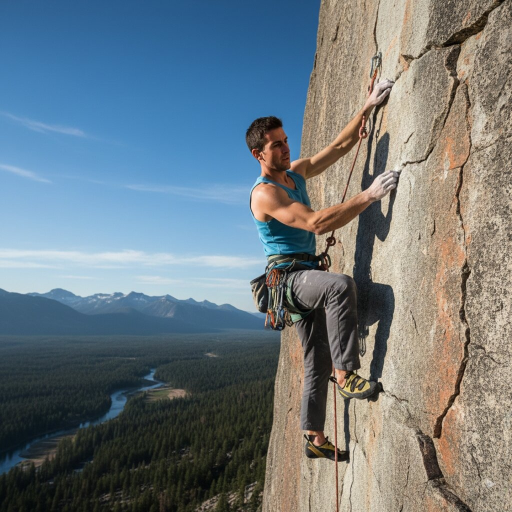
#> input picture images/a3.jpg, 1024 x 1024 px (shown at 1/2 size); its folder holds only this picture in this run
$ python bitstream_features.py   (older library calls are emulated)
#> lines starting #> are read from the running program, lines starting #| are printed output that depends on the picture; after the words box and inside, x2 and y2 are one past the last pixel; in counts of white or black regions, pixels touching at a corner belong together
"""
Bitstream Feature Extraction for AI Image Detection
Extracts DCT coefficients, quantization tables, and compression artifacts
from image files for forensic analysis.

Supported formats
-----------------
  JPEG / JPG  – full DCT + quantisation forensics (original)
  PNG         – PNG filter-type analysis + lossless DCT statistics
  WebP        – decoded as RGB, spatial + frequency forensics
  HEIF / HEIC – decoded via pillow-heif (install separately) or Pillow ≥ 10
  TIFF        – multi-page aware; first frame analysed
  BMP         – lossless; no compression artefacts by definition
"""

import os
import numpy as np
from PIL import Image
import cv2
from scipy.fftpack import dct
from collections import Counter
import warnings
import struct

# ---------------------------------------------------------------------------
# Optional HEIF / HEIC support
# ---------------------------------------------------------------------------
try:
    import pillow_heif  # pip install pillow-heif
    pillow_heif.register_heif_opener()
#> (this line was passed over: pillow_heif is not available in this run)
    _HEIF_AVAILABLE = True
except ImportError:
    _HEIF_AVAILABLE = False


# ---------------------------------------------------------------------------
# Supported format registry
# ---------------------------------------------------------------------------

SUPPORTED_EXTENSIONS = {
    # Lossy
    ".jpg", ".jpeg",
    # Lossless
    ".png",
    # Modern web
    ".webp",
    # Apple / mobile lossless
    ".heic", ".heif",
    # Legacy
    ".tiff", ".tif",
    ".bmp",
}


# [52 lines left out: functions get_image_format, load_image_universal, not called in this run]


class BitstreamFeatureExtractor:
    """Extract forensic features from JPEG, PNG, WebP, HEIC, TIFF, and BMP images."""

    def __init__(self):
        self.feature_names = []

    # Crop size for large images — we take a center crop instead of downscaling.
    # Cropping preserves native JPEG compression artifacts (DCT blocks, quantization).
    # Downscaling destroys these artifacts, making real photos look like AI images.
    CROP_SIZE = 256

    # [21 lines left out: function _to_jpeg_gray, not called in this run]

    def extract_features(self, image_path, _recompress_buf=None):
        """
        Extract 104 forensic features from any supported image format.

        Non-JPEG images are converted to JPEG in memory first so that all
        DCT / quantisation / Benford features are computed on a consistent
        JPEG-compressed representation.

        Parameters
        ----------
        image_path : str
            Path to the source image. Always used for chroma-subsampling
            (reads raw JPEG header bytes from the original file).
        _recompress_buf : BytesIO or None
            If provided, pixel data is loaded from this buffer instead of
            image_path. Used by the training script to simulate social-media
            re-compression augmentation on real images.

        Returns
        -------
        1D numpy array of length 104, or None on failure.
        """
#> called with image_path = 'images/a3.jpg'
        try:
            import io

            # ── Load & centre-crop PIL RGB ─────────────────────────────────
            src = _recompress_buf if _recompress_buf is not None else image_path
            pil_rgb = Image.open(src).convert("RGB")
#> pil_rgb is the input picture: PIL image 1024x1024 RGB; mean R, G, B 109.8, 121.2, 127.3
            w, h = pil_rgb.size
            if w >= self.CROP_SIZE and h >= self.CROP_SIZE:
                left = (w - self.CROP_SIZE) // 2
                top  = (h - self.CROP_SIZE) // 2
                pil_rgb = pil_rgb.crop((left, top,
                                        left + self.CROP_SIZE,
                                        top  + self.CROP_SIZE))
#> pil_rgb: PIL image 256x256 RGB

            # ── Re-encode to JPEG Q95 → grayscale for compression forensics ─
            buf = io.BytesIO()
            pil_rgb.save(buf, format="JPEG", quality=95)
            buf.seek(0)
            gray = np.array(Image.open(buf).convert("L"), dtype=np.uint8)
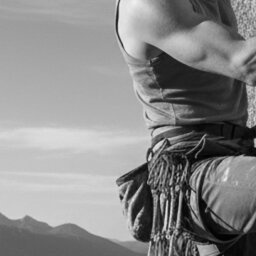
#> gray: shape (256, 256); min 0, max 239, mean 137

            features = []

            # ── Original 70 features ───────────────────────────────────────
            features.extend(self._extract_dct_features(gray))                 # 10
            features.extend(self._extract_quantization_features(gray))        # 4
            features.extend(self._extract_blocking_artifacts(gray))           # 3
            features.extend(self._extract_benford_features(gray))             # 10
            features.extend(self._extract_double_compression_features(gray))  # 4
            features.extend(self._extract_frequency_features(gray))           # 9
            features.extend(self._extract_dct_histogram(gray))                # 30

            # ── New 34 features ────────────────────────────────────────────
            features.extend(self._extract_color_features(pil_rgb))            # 9
            features.extend(self._extract_wavelet_features(gray))             # 9
            features.extend(self._extract_lbp_features(gray))                 # 10
            features.extend(self._extract_edge_features(gray))                # 5
            features.append(self._extract_chroma_subsampling(image_path))     # 1

            result = np.array(features, dtype=np.float32)

            # Pad or truncate to expected feature size
            expected = self._get_feature_size()
            if len(result) < expected:
                result = np.pad(result, (0, expected - len(result)))
            elif len(result) > expected:
                result = result[:expected]

            return result

        except Exception as e:
            warnings.warn(f"Error extracting features from {image_path}: {e}")
            return None  # Caller must check for None — do NOT return zeros (they corrupt training)

    def _extract_dct_features(self, gray_img):
        """Extract DCT coefficient statistics"""
        features = []
        h, w = gray_img.shape

        # Process image in 8x8 blocks (JPEG standard)
        block_size = 8
        dct_coeffs = []

        for i in range(0, h - block_size + 1, block_size):
            for j in range(0, w - block_size + 1, block_size):
                block = gray_img[i:i+block_size, j:j+block_size].astype(np.float32)

                # Compute DCT for this block
                dct_block = dct(dct(block.T, norm='ortho').T, norm='ortho')
                dct_coeffs.extend(dct_block.flatten())
#> after the loop, dct_coeffs = 65536 items

        dct_coeffs = np.array(dct_coeffs)

        # Statistical features of DCT coefficients
        features.append(np.mean(dct_coeffs))           # Mean
        features.append(np.std(dct_coeffs))            # Std deviation
        features.append(np.mean(np.abs(dct_coeffs) < 0.5))  # Fraction near-zero (sparsity)
        features.append(np.percentile(dct_coeffs, 25)) # 25th percentile
        features.append(np.percentile(dct_coeffs, 75)) # 75th percentile
        features.append(np.min(dct_coeffs))            # Min
        features.append(np.max(dct_coeffs))            # Max
        features.append(np.sum(np.abs(dct_coeffs)))    # L1 norm

        # Kurtosis and Skewness (shape of distribution)
        from scipy.stats import kurtosis, skew
        features.append(kurtosis(dct_coeffs))
        features.append(skew(dct_coeffs))

        return features  # 10 features

    def _extract_quantization_features(self, gray_img):
        """Analyze quantization patterns (compression quality indicators)"""
        features = []
        h, w = gray_img.shape
        block_size = 8

        # Measure gradient discontinuities at block boundaries
        # (stronger in heavily compressed images)
        vertical_gradients = []
        horizontal_gradients = []

        for i in range(block_size, h - block_size, block_size):
            # Vertical block boundaries
            grad = np.abs(gray_img[i, :].astype(float) - gray_img[i-1, :].astype(float))
            vertical_gradients.append(np.mean(grad))
#> after the loop, vertical_gradients = 30 values, max 9.81 at index 15, min 3.06 at index 9, mean 5.96

        for j in range(block_size, w - block_size, block_size):
            # Horizontal block boundaries
            grad = np.abs(gray_img[:, j].astype(float) - gray_img[:, j-1].astype(float))
            horizontal_gradients.append(np.mean(grad))
#> after the loop, horizontal_gradients = 30 values, max 22.27 at index 19, min 0.914 at index 4, mean 6.71

        features.append(np.mean(vertical_gradients) if vertical_gradients else 0)
        features.append(np.std(vertical_gradients) if vertical_gradients else 0)
        features.append(np.mean(horizontal_gradients) if horizontal_gradients else 0)
        features.append(np.std(horizontal_gradients) if horizontal_gradients else 0)

        return features  # 4 features

    def _extract_blocking_artifacts(self, gray_img):
        """Detect 8x8 JPEG blocking artifacts"""
        features = []
        h, w = gray_img.shape

        # Compute difference between adjacent blocks
        block_size = 8
        boundary_strength = []

        # Check vertical boundaries
        for i in range(0, h, block_size):
            if i > 0 and i < h - 1:
                diff = np.abs(gray_img[i, :].astype(float) - gray_img[i-1, :].astype(float))
                boundary_strength.append(np.mean(diff))
#> after the loop, boundary_strength = 31 values, max 9.81 at index 15, min 3.06 at index 9, mean 5.92

        # Check horizontal boundaries
        for j in range(0, w, block_size):
            if j > 0 and j < w - 1:
                diff = np.abs(gray_img[:, j].astype(float) - gray_img[:, j-1].astype(float))
                boundary_strength.append(np.mean(diff))
#> after the loop, boundary_strength = 62 values, max 22.27 at index 50, min 0.914 at index 35, mean 6.43

        if boundary_strength:
            features.append(np.mean(boundary_strength))
            features.append(np.std(boundary_strength))
            features.append(np.max(boundary_strength))
        else:
            features.extend([0, 0, 0])

        return features  # 3 features

    def _extract_benford_features(self, gray_img):
        """
        Check Benford's Law compliance (AI images often violate this)
        Natural images follow Benford's Law in their DCT coefficients
        """
        features = []
        h, w = gray_img.shape
        block_size = 8

        # Collect first significant digits from DCT coefficients
        first_digits = []

        for i in range(0, h - block_size + 1, block_size):
            for j in range(0, w - block_size + 1, block_size):
                block = gray_img[i:i+block_size, j:j+block_size].astype(np.float32)
                dct_block = dct(dct(block.T, norm='ortho').T, norm='ortho')

                # Get first significant digit of non-zero coefficients
                for coeff in dct_block.flatten():
                    if abs(coeff) >= 1:
                        first_digit = int(str(abs(int(coeff)))[0])
                        if first_digit > 0:
                            first_digits.append(first_digit)
#> after the loop, first_digits = 14184 values, max 9 at index 88, min 1 at index 0, mean 3.34

        # Benford's Law expected distribution
        benford_expected = [0.301, 0.176, 0.125, 0.097, 0.079, 0.067, 0.058, 0.051, 0.046]

        if len(first_digits) > 100:
            # Compute actual distribution
            digit_counts = Counter(first_digits)
#> digit_counts = 9 items
            actual_dist = [digit_counts.get(i, 0) / len(first_digits) for i in range(1, 10)]
#> actual_dist = [0.347, 0.137, 0.131, 0.0986, 0.0763, 0.0584, 0.0537, 0.0607, 0.0372]

            # Chi-square distance from Benford's Law
            chi_square = sum((actual - expected)**2 / expected
                           for actual, expected in zip(actual_dist, benford_expected))
#> chi_square = 0.0211
            features.append(chi_square)

            # Also include the actual distribution (9 features)
            features.extend(actual_dist)
        else:
            features.extend([0] * 10)  # Chi-square + 9 distribution values

        return features  # 10 features

    def _extract_double_compression_features(self, gray_img):
        """
        Detect double JPEG compression (AI images often show this)
        Real photos: compressed once by camera
        AI images: often saved multiple times or post-processed
        """
        features = []
        h, w = gray_img.shape
        block_size = 8

        # Analyze DCT coefficient periodicity (sign of double compression)
        dct_values = []

        for i in range(0, h - block_size + 1, block_size * 2):  # Sample every other block
            for j in range(0, w - block_size + 1, block_size * 2):
                block = gray_img[i:i+block_size, j:j+block_size].astype(np.float32)
                dct_block = dct(dct(block.T, norm='ortho').T, norm='ortho')
                dct_values.extend(dct_block.flatten())
#> after the loop, dct_values = 16384 values, max 1843.5 at index 512, min -369.1 at index 14018, mean 17.49

        dct_values = np.array(dct_values)

        # Look for periodic patterns in DCT histogram (double compression signature)
        hist, _ = np.histogram(dct_values, bins=50)
#> hist = 50 values, max 14972 at index 8, min 0 at index 48, mean 327.7

        # Compute FFT of histogram to detect periodicity
        fft = np.fft.fft(hist)
        power_spectrum = np.abs(fft[:25])  # First half of spectrum
#> power_spectrum = 25 values, max 16384 at index 0, min 14243.1 at index 23, mean 15017.2

        # Skip DC component (index 0) — it equals the total histogram count and is
        # always constant for same-size images, making it a useless max feature.
        ac_spectrum = power_spectrum[1:]
#> ac_spectrum = 24 values, max 15995.4 at index 0, min 14243.1 at index 22, mean 14960.2
        features.append(np.mean(ac_spectrum))
        features.append(np.std(ac_spectrum))
        features.append(np.max(ac_spectrum))

        # Peak detection (multiple peaks suggest double compression)
        peaks = (ac_spectrum > np.mean(ac_spectrum) + np.std(ac_spectrum)).sum()
#> peaks = 5
        features.append(float(peaks))

        return features  # 4 features

    def _extract_frequency_features(self, gray_img):
        """Extract frequency domain statistics.

        Bands are defined by normalised Euclidean distance from the DC corner
        (0, 0) so that all three regions are mutually exclusive AND together
        cover 100 % of the DCT matrix.

        Old code used three rectangular patches that covered only ~37.5 % of
        the matrix — the top-right and bottom-left quadrants were silently
        ignored, making the energy-ratio features inaccurate.
        """
        features = []

        # Full-image 2-D DCT (same as before)
        dct_img = dct(dct(gray_img.T, norm='ortho').T, norm='ortho')

        h, w = dct_img.shape

        # Normalised Euclidean distance from DC corner → range [0, 1]
        I, J = np.mgrid[0:h, 0:w]
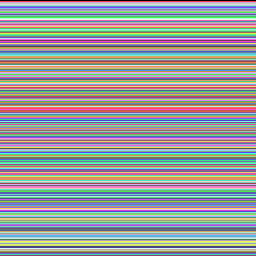
#> I: shape (256, 256) int64; 256 distinct labels, from 0 to 255; one colour per label, 0 black
        freq_norm = np.sqrt((I / h) ** 2 + (J / w) ** 2) / np.sqrt(2)

        # Three mutually exclusive bands covering the full matrix
        low_mask  = freq_norm < 0.25                          # ~10 % of matrix
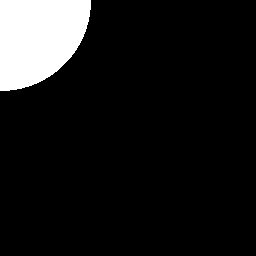
#> low_mask: shape (256, 256) bool; 10% white; 1 white region, box (x1, y1, x2, y2) and area: (0, 0, 91, 91) 6526
        high_mask = freq_norm >= 0.55                         # ~48 % of matrix
#> high_mask: shape (256, 256) bool; 52.2% white; 1 black region, box (x1, y1, x2, y2) and area: (0, 0, 200, 200) 31339
        mid_mask  = ~low_mask & ~high_mask                    # ~42 % of matrix
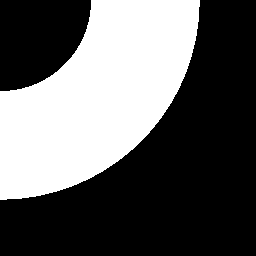
#> mid_mask: shape (256, 256) bool; 37.9% white; 1 white region, box (x1, y1, x2, y2) and area: (0, 0, 200, 200) 24813

        low_freq  = dct_img[low_mask]
#> low_freq = 6526 values, max 35066.7 at index 0, min -3300.4 at index 366, mean 6.19
        mid_freq  = dct_img[mid_mask]
        high_freq = dct_img[high_mask]

        for band in (low_freq, mid_freq, high_freq):
            features.append(float(np.mean(np.abs(band))))
            features.append(float(np.std(np.abs(band))))
#> this loop made 3 passes
#> after the loop, features = [67.47, 468.2, 11.29, 11.81, 2.51, 2.42]

        total_energy = float(np.sum(np.abs(dct_img))) + 1e-10
#> total_energy = 806188.6
        features.append(float(np.sum(np.abs(low_freq))  / total_energy))
        features.append(float(np.sum(np.abs(mid_freq))  / total_energy))
        features.append(float(np.sum(np.abs(high_freq)) / total_energy))

        return features  # 9 features — same count, corrected values

    def _extract_dct_histogram(self, gray_img):
        """Extract histogram of DCT coefficients"""
        h, w = gray_img.shape
        block_size = 8
        dct_coeffs = []

        for i in range(0, h - block_size + 1, block_size):
            for j in range(0, w - block_size + 1, block_size):
                block = gray_img[i:i+block_size, j:j+block_size].astype(np.float32)
                dct_block = dct(dct(block.T, norm='ortho').T, norm='ortho')
                # Skip DC coefficient (position [0,0]) — it encodes brightness,
                # not compression forensics. Only AC coefficients are forensically
                # meaningful for AI vs real detection.
                ac = dct_block.flatten()[1:]
                dct_coeffs.extend(ac)
#> after the loop, dct_coeffs = 64512 items

        # Range (-10, 10) covers p5–p95 of AC coefficients where the
        # forensic signal lives. Wider ranges leave extreme bins empty
        # (zero-variance dead features). AC-only excludes DC brightness.
        hist, _ = np.histogram(dct_coeffs, bins=30, range=(-10, 10))
#> hist = 30 values, max 31093 at index 15, min 24 at index 25, mean 1877.2

        # Normalize
        hist = hist.astype(np.float32) / (np.sum(hist) + 1e-10)
#> hist = 30 values, max 0.552 at index 15, min 0.000426 at index 25, mean 0.0333

        return hist.tolist()  # 30 features

    # ------------------------------------------------------------------
    # New feature extractors (v2) — 34 additional features
    # ------------------------------------------------------------------

    def _extract_color_features(self, pil_rgb):
        """RGB + HSV statistics — 9 features.

        AI generators (Midjourney, DALL-E) have unnaturally saturated colours
        and smooth gradients; real camera sensors inject channel-specific noise.
        """
        rgb = np.array(pil_rgb, dtype=np.float32)
        r, g, b = rgb[:, :, 0], rgb[:, :, 1], rgb[:, :, 2]
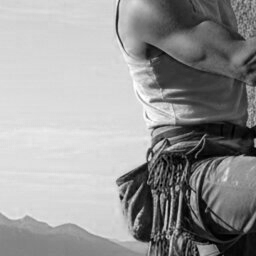
#> b: shape (256, 256) float32; min 0, max 255, mean 151.5

        features = [
            float(np.mean(r)), float(np.std(r)),   # rgb_r_mean, rgb_r_std
            float(np.mean(g)), float(np.std(g)),   # rgb_g_mean, rgb_g_std
            float(np.mean(b)), float(np.std(b)),   # rgb_b_mean, rgb_b_std
        ]
#> features = [123.5, 62.26, 141, 61.53, 151.5, 71.86]

        # HSV via OpenCV
        bgr = cv2.cvtColor(np.array(pil_rgb, dtype=np.uint8), cv2.COLOR_RGB2BGR)
        hsv = cv2.cvtColor(bgr, cv2.COLOR_BGR2HSV).astype(np.float32)
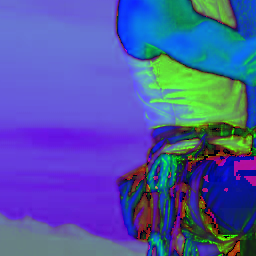
#> hsv: shape (256, 256, 3) float32; mean R, G, B 76.8, 87.6, 164.4
        features.append(float(np.std(hsv[:, :, 0])))    # hsv_h_std
        features.append(float(np.mean(hsv[:, :, 1])))   # hsv_s_mean

        # R-G channel correlation
        r_c = r.flatten() - np.mean(r)
        g_c = g.flatten() - np.mean(g)
        denom = np.linalg.norm(r_c) * np.linalg.norm(g_c) + 1e-10
#> denom = 251045584
        features.append(float(np.dot(r_c, g_c) / denom))  # rgb_corr_rg

        return features  # 9 features

    def _extract_wavelet_features(self, gray):
        """Haar wavelet noise residuals — 9 features.

        Camera PRNU produces structured random noise in high-frequency subbands.
        AI synthesis produces smooth or repetitive patterns there.
        """
        try:
            import pywt
            from scipy.stats import kurtosis
            _, (lh, hl, hh) = pywt.dwt2(gray.astype(np.float32), 'haar')
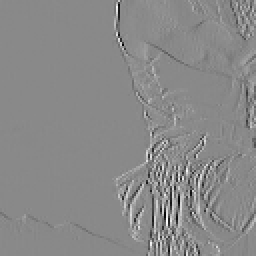
#> hl: shape (128, 128) float32 (shown 2 times larger); min -128.5, max 110.5, mean 0.3; drawn with min black and max white
            features = []
            for band in (lh, hl, hh):
                flat = band.flatten()
                features.append(float(np.mean(flat)))
                features.append(float(np.std(flat)))
                features.append(float(kurtosis(flat)))
#> (the rest of the program and of its run is left out)
